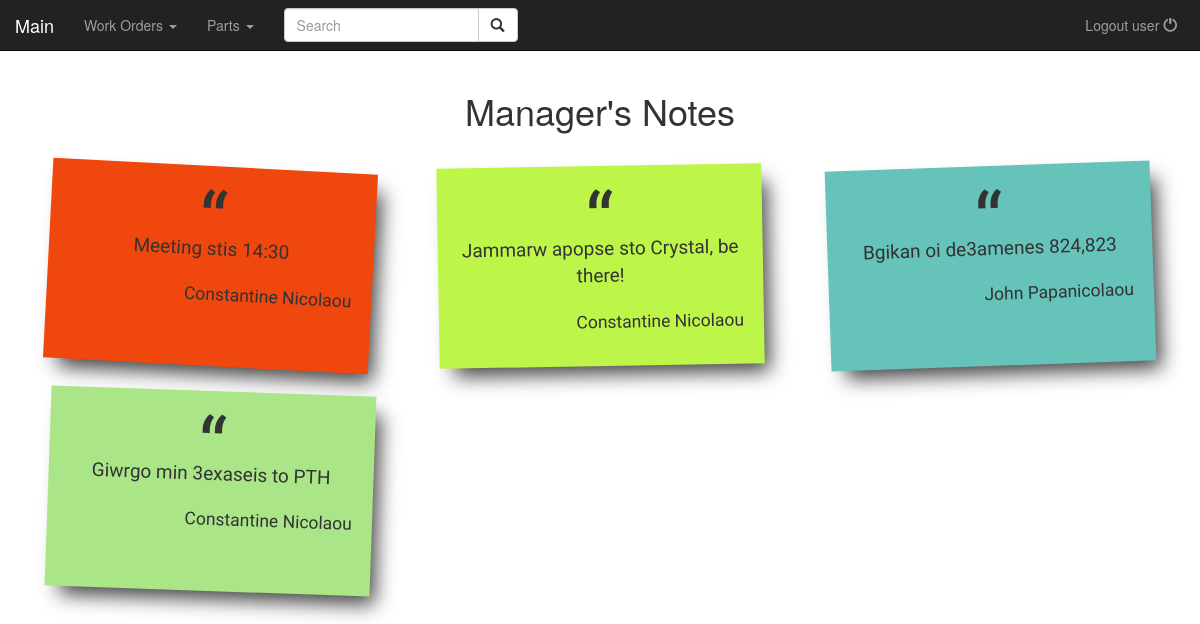
The app's page /main with its own data.
### work_as/models.py (models this page shows, shortened)
class Note(models.Model):
    poster = models.ForeignKey(User, on_delete=models.CASCADE)
    text = models.CharField(max_length=100)
    color = models.CharField(max_length=6)

class User(models.Model):
    name = models.CharField(max_length=20)
    surname = models.CharField(max_length=30)
    is_manager = models.BooleanField()

### work_as/views.py (the view)
# urls.py: url(r'^main',views.main.as_view(),name="main"),
class main(generic.ListView):
    template_name = 'work_as/main.html'
    context_object_name = 'all_notes'
    model = Note

### work_as/templates/work_as/main.html (shortened to what this page needs)
{% extends 'work_as/base.html'%}
{% load staticfiles %}
{% block page_title %}Manager's Notes{% endblock %}
{% block body %}
    {% if all_notes %}
    <div class="container">
        <div class="row text-center">
            <div class="col-xs-12">
                <div class="row">
        {% for note in all_notes %}
                <div class="col-md-4 text-center">
                    <blockquote class="quote-box shadow" style="background-color:#{{note.color}}">
                        <p class="quotation-mark hand-font">“</p>
                        <p class="quote-text">{{ note.text }}</p>
                        <div class="blog-post-actions">
                            <p class="blog-post-bottom pull-right hand-font">{{ note.poster.name}} {{note.poster.surname }}</p>
                        </div>
                    </blockquote>
                </div>
    {% endfor %}
            </div>
        </div>
    </div>
    </div>
    {% else %}
    <p>No notes added yet</p>
    {% endif %}
{% endblock %}

### work_as/static/work_as/style.css (style rules this page uses)
.body { padding-top: 70px; }
blockquote { margin:auto; }
.shadow { -webkit-box-shadow: 10px 13px 20px -5px rgba(0,0,0,0.75); -moz-box-shadow: 10px 13px 20px -5px rgba(0,0,0,0.75); box-shadow: 10px 13px 20px -5px rgba(0,0,0,0.75); }
.quote-box { overflow: hidden; margin-top: -50px; padding-top: -100px; margin-top: 25px; width: 325px; min-height : 200px; border-left:none; }
.quotation-mark { margin-top: -10px; margin-bottom: 20px; font-size:80px; font-family: "Times New Roman", Georgia, Serif; }
.quote-text { font-family: 'Gloria Hallelujah',cursive; font-size: 19px; margin-top: -65px; margin-bottom: 20px; }
.hand-font { font-family: 'Gloria Hallelujah',cursive; }

### records on screen
Note: text "Meeting stis 14:30", poster.name "Constantine", poster.surname "Nicolaou"
Note: text "Jammarw apopse sto Crystal, be there!", poster.name "Constantine", poster.surname "Nicolaou"
Note: text "Bgikan oi de3amenes 824,823", poster.name "John", poster.surname "Papanicolaou"
Note: text "Giwrgo min 3exaseis to PTH", poster.name "Constantine", poster.surname "Nicolaou"
